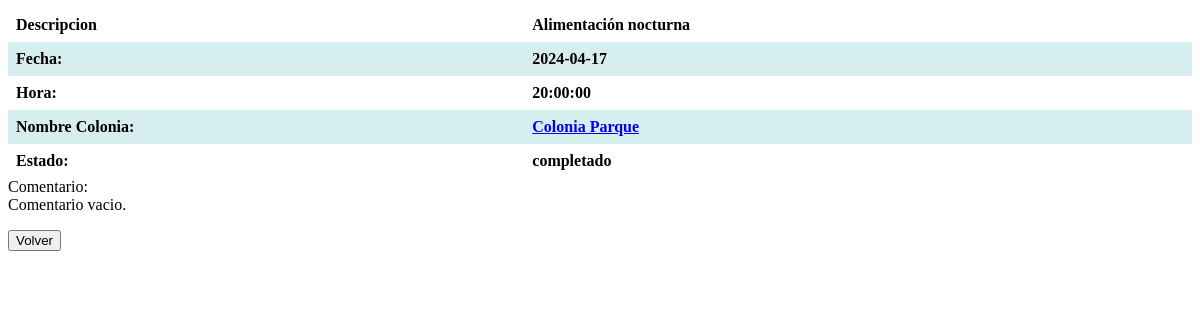
The app's page /BD24550587/consulta_tarea.php?tarea=4 (signed in), older data.
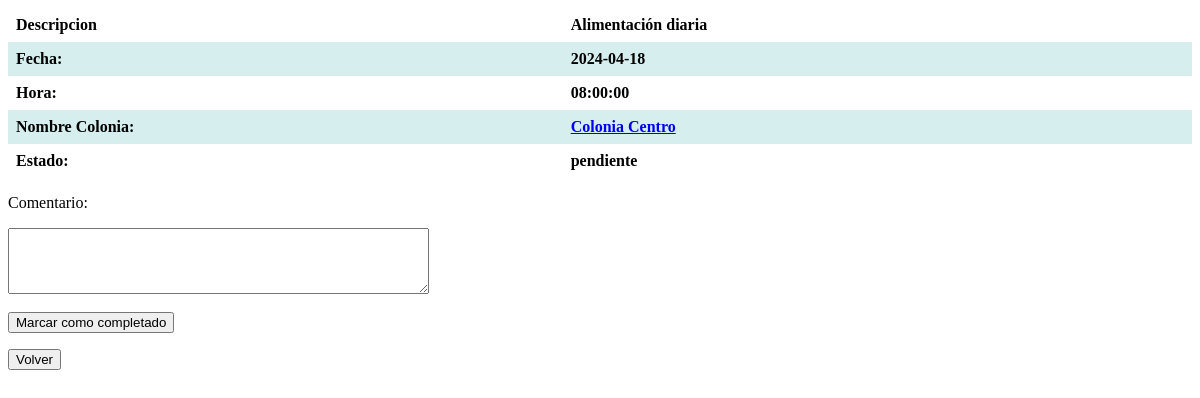
The same page, newer data.
### tables this page shows
CREATE TABLE TRABAJO(
    idTrabajo INT PRIMARY KEY AUTO_INCREMENT,
    descripcion TEXT,
    fecha DATE,
    hora TIME,
    estado VARCHAR(100),
    comentario VARCHAR(400),
    idMarcaComida INT,
    idColonia INT NOT NULL,
    idVoluntario INT NOT NULL,
    CONSTRAINT FK_trabajo_marcacomida
        FOREIGN KEY (idMarcaComida) REFERENCES MARCACOMIDA(idMarcaComida),
    CONSTRAINT FK_trabajo_colonia
        FOREIGN KEY (idColonia) REFERENCES COLONIA_FELINA(idColonia),
    CONSTRAINT FK_trabajo_voluntario
        FOREIGN KEY (idVoluntario) REFERENCES VOLUNTARIO(idVoluntario)
);

CREATE TABLE COLONIA_FELINA(
    idColonia INT PRIMARY KEY AUTO_INCREMENT,
    nombre VARCHAR(200) NOT NULL,
    descripcion TEXT,
    coordenadas VARCHAR(200) NOT NULL,
    lugarReferencia VARCHAR(200),
    numeroGatos INT DEFAULT 0,
    idGrupoTrabajo INT,
    CONSTRAINT FK_colonia_grupotrabajo
        FOREIGN KEY (idGrupoTrabajo) REFERENCES GRUPO_TRABAJO(idGrupoTrabajo)
);

### BD24550587/consulta_tarea.php (the view, shortened to what this page needs)
<?php
$con = mysqli_connect("localhost", "root", "", "BD2_Prac2");
$tarea= $_GET["tarea"];
$consulta=" SELECT t.descripcion, fecha, hora, estado, t.idMarcaComida, c.nombre as nombreColonia, c.idColonia, t.comentario
            FROM TRABAJO t
            JOIN COLONIA_FELINA c ON c.idColonia = t.idColonia
            JOIN MARCACOMIDA m ON m.idMarcaComida = t.idMarcaComida
            WHERE t.idTrabajo = ".$tarea."
            ";
$resultat = mysqli_query($con, $consulta);
$registre = mysqli_fetch_array($resultat);
if(is_null($registre)){
    $cad= 'No se encontraro la tarea';
    echo $cad;
}else{
    $cad=   '<table>'.
            '<tr> <th>Descripcion</th>      <th>'.$registre["descripcion"].'   </th> <t/r>'.
            '<tr> <th>Fecha:</th>           <th>'.$registre["fecha"].'         </th> <t/r>'.
            '<tr> <th>Hora:</th>            <th>'.$registre["hora"].'          </th> <t/r>'.
            '<tr> <th>Nombre Colonia:</th>  <th><a href="../BD249482420/info_colonia.php?id='.$registre["idColonia"].'" >'.$registre["nombreColonia"].'</a> </th> <t/r>'.
            '<tr> <th>Estado:</th>          <th>'.$registre["estado"].'        </th> <t/r>'.
            '</table>';
    echo $cad;
    if($registre["estado"] == "pendiente" || $registre["estado"] == NULL){
        ?>
            <form action="marcar_tarea_completada.php">
                <p><label for="comentario">Comentario:</label></p>
                <textarea id="comentario" name="comentario" rows="4" cols="50"></textarea>
                <br>
                <br>
                <input type="submit" value="Marcar como completado">
            </form>
        <?php
    }else{
        echo "Comentario:<br>";
        if($registre["comentario"] == NULL || $registre["comentario"] == ""){
            echo "Comentario vacio.";
        }else{
            echo $registre["comentario"];
        }
    }
    echo'<p><button onclick="document.location=\'consulta_lista_tareas.php\'">Volver</button></p>';
}
?>

Row changes from the older to the newer data that the page shows:
changed trabajo: descripcion "Alimentación nocturna" → "Alimentación diaria"; fecha "2024-04-17" → "2024-04-18"; hora "20:00:00" → "08:00:00"; idColonia.nombre "Colonia Parque" → "Colonia Centro"; estado "completado" → "pendiente"
Text that changed along with them:
form field value: (not shown) → "Marcar como completado"
text no longer shown: "Comentario vacio."
